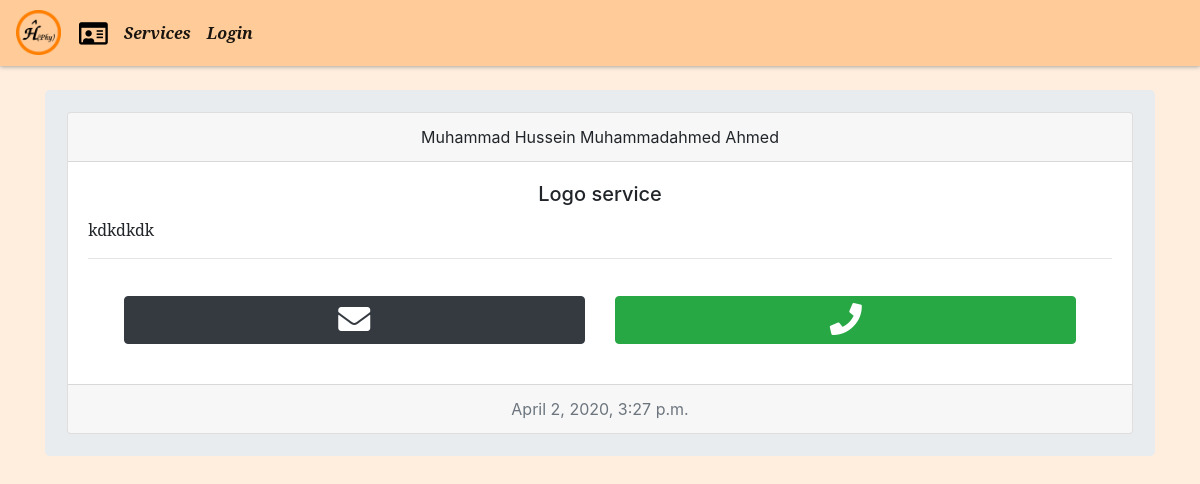
/services/requests/1/details, run on the app's committed database.
### services_app/models.py (models this page shows, shortened)
class ServiceRequest(models.Model):
    request_date = models.DateTimeField(default = timezone.now)
    visitor_name = models.CharField(
        max_length=250,
        blank=False,
        null=False,
    )
    visitor_email = models.EmailField(max_length=250,)
    visitor_phone = models.CharField(max_length=14,)
    SERVICES_TYPES = [
        ('None', 'Select a service'),
        ('Logo', 'Logo, Design'),
        ('Word', 'Document preparation (Word)'),
        ('LaTex', 'Document preparation (LaTex)'),
        ('Web_app', 'Web application (Django)'),
    ]
    service_type = models.CharField(
        max_length=7,
        blank=False,
        choices=SERVICES_TYPES,
        default='None',
    )
    service_description = models.TextField(max_length=1000,)

### services_app/views.py (the view)
# urls.py: path('requests/<int:pk>/details',views.RequestDetailView.as_view(), name='request_details'),
class RequestDetailView(DetailView):
    model = models.ServiceRequest

### services_app/templates/services_app/servicerequest_detail.html
{% extends "blog_app/base.html" %}
{% block body_block %}
<div class="jumbotron container jumbo">
  <div class="card text-center">
    <div class="card-header">
      {{ servicerequest.visitor_name }}
    </div>
    <div class="card-body">
      <h5 class="card-title">{{ servicerequest.service_type }} service</h5>
      <p class="card-text">{{ servicerequest.service_description }}</p>
      <hr>
      <div class=" container jumbo row" style="margin: 0;">
        <div class="col-6">
          <a class="btn btn-dark btn-block" href="mailto:{{ servicerequest.visitor_email }}" style="color: white;"><i class="fas fa-envelope" style="font-size: 200%;"></i></a>
        </div>
      <div class="col-6">
          <a class="btn btn-success btn-block" href="tel:{{ servicerequest.visitor_phone }}" ><i class="fa fa-phone" style="font-size: 200%;"></i></a>
      </div>
    </div>
  </div>
  <div class="card-footer text-muted">
    {{ servicerequest.request_date }}
  </div>
</div>
</div>
{% endblock body_block %}<h1>this is the request details view</h1>

### blog_app/static/css/all.css (style rules this page uses)
.fa, .fas, .far, .fal, .fad, .fab { -moz-osx-font-smoothing: grayscale; -webkit-font-smoothing: antialiased; display: inline-block; font-style: normal; font-variant: normal; text-rendering: auto; line-height: 1; }
.fa-envelope:before { content: "\f0e0"; }
.fa-phone:before { content: "\f095"; }
.fa, .fas { font-family: 'Font Awesome 5 Free'; font-weight: 900; }

### blog_app/static/css/blog_app.css (style rules this page uses)
.jumbo { padding: 2%; }
.jumbo div p { text-align: justify; font-family: noto serif; }

### data on the page
ServiceRequest: visitor_name "Muhammad Hussein Muhammadahmed Ahmed", service_type "Logo", service_description "kdkdkdk", request_date "April 2, 2020, 3:27 p.m."
